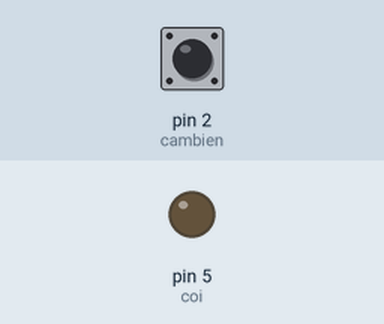
Simulated run of this sketch. Board: Arduino Uno, built with avr-gcc and run on an emulated ATmega328P. On the bench: output pins drawn as LEDs (lit = HIGH). Inputs (shaded band) come from the test bench; at power-on: pin 2 (cambien) HIGH. The modem accepts every AT command (registered, SIM ready, sends succeed) and sends nothing else; what the sketch prints to the serial monitor is not drawn.

Above: at 12.8 s.
12.9 s: pin 2 (cambien) pulled LOW for 0.15 s
At 14.3 s:
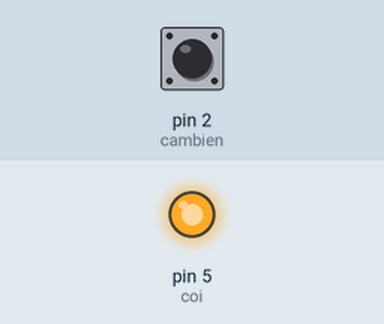
Timing chart, 0 to 34.4 s (numbered marks = the images above; inputs shaded):
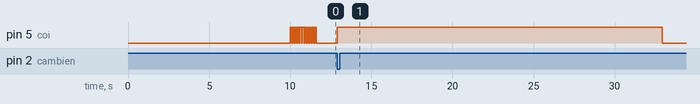

The sketch:

B_o_khoi.ino
```cpp
#include <SoftwareSerial.h>

SoftwareSerial sim(8, 4); // RX, TX
#define coi 5
#define cambien 2
String sdt = "0972115823";
long time;
void setup() {
  // put your setup code here, to run once:
Serial.begin(9600);
sim.begin(9600);
pinMode(cambien, INPUT_PULLUP);
pinMode(coi, OUTPUT);
Serial.println("DANG KHOI DONG");
delay(10000);
for(int i=0; i<=10;i++){
digitalWrite(coi, HIGH);
delay(100);
digitalWrite(coi, LOW);
delay(50);
Serial.println("DA KHOI DONG XONG");
}}

void loop() {
  // put your main code here, to run repeatedly:
if(digitalRead(cambien) == 0){
    digitalWrite(coi, HIGH);
    sim.println("ATD" + sdt +";");
    delay(20000);
    sim.println("ATH;");
    digitalWrite(coi, LOW);
    delay(1000);
}
else{
  digitalWrite(coi, LOW);
}
}
```

Measured:
- after the input at 12.9 s, pin 5 (coi): LOW → HIGH at once, → LOW 20.0 s later
